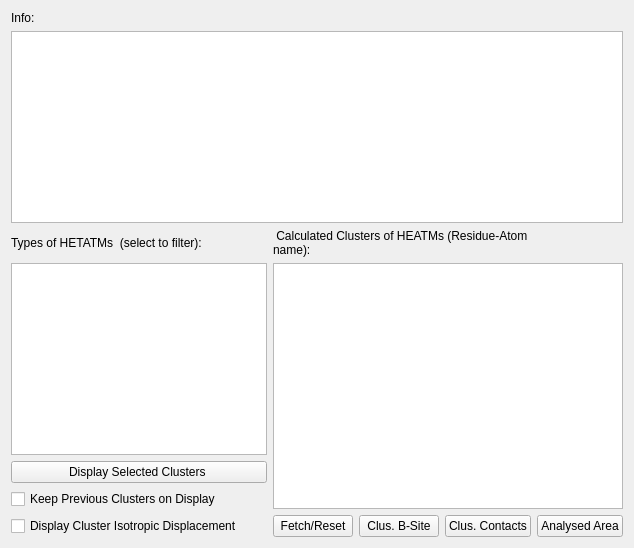
      <widget class="QWidget" name="TabAnalysis">
       <attribute name="title">
        <string>Cluster Analysis</string>
       </attribute>
       <layout class="QGridLayout" name="gridLayout_3">
        <item row="0" column="0">
         <widget class="QLabel" name="LabeInfo">
          <property name="text">
           <string>Info:</string>
          </property>
         </widget>
        </item>
        <item row="1" column="0" colspan="5">
         <widget class="QPlainTextEdit" name="PlainInfo"/>
        </item>
        <item row="2" column="0">
         <widget class="QLabel" name="LabelHetatm">
          <property name="layoutDirection">
           <enum>Qt::LeftToRight</enum>
          </property>
          <property name="frameShape">
           <enum>QFrame::NoFrame</enum>
          </property>
          <property name="text">
           <string>Types of HETATMs  (select to filter):</string>
          </property>
         </widget>
        </item>
        <item row="3" column="0">
         <widget class="QListWidget" name="ListHetatms">
          <property name="maximumSize">
           <size>
            <width>285</width>
            <height>16777215</height>
           </size>
          </property>
         </widget>
        </item>
        <item row="4" column="0">
         <widget class="QPushButton" name="PushDisplay">
          <property name="toolTip">
           <string>Display selected clusters</string>
          </property>
          <property name="text">
           <string>Display Selected Clusters </string>
          </property>
         </widget>
        </item>
        <item row="5" column="0">
         <widget class="QCheckBox" name="CheckKeep">
          <property name="text">
           <string>Keep Previous Clusters on Display</string>
          </property>
          <property name="tristate">
           <bool>false</bool>
          </property>
         </widget>
        </item>
        <item row="6" column="0">
         <widget class="QCheckBox" name="CheckDebye">
          <property name="text">
           <string>Display Cluster Isotropic Displacement</string>
          </property>
         </widget>
        </item>
        <item row="6" column="1">
         <widget class="QPushButton" name="PushFetch">
          <property name="toolTip">
           <string>Reset all object in the PyMOL viewer and fetch the target protein</string>
          </property>
          <property name="text">
           <string>Fetch/Reset</string>
          </property>
         </widget>
        </item>
        <item row="6" column="2">
         <widget class="QPushButton" name="PushBSite">
          <property name="toolTip">
           <string>Display the residues around displayed clusters</string>
          </property>
          <property name="text">
           <string>Clus. B-Site</string>
          </property>
         </widget>
        </item>
        <item row="6" column="3">
         <widget class="QPushButton" name="PushContacts">
          <property name="toolTip">
           <string>Display distances from clusters to closest atoms on close residues</string>
          </property>
          <property name="text">
           <string>Clus. Contacts</string>
          </property>
         </widget>
        </item>
        <item row="6" column="4">
         <widget class="QPushButton" name="PushChain">
          <property name="toolTip">
           <string>Display box around the analysed area</string>
          </property>
          <property name="text">
           <string>Analysed Area</string>
          </property>
         </widget>
        </item>
        <item row="3" column="1" rowspan="3" colspan="4">
         <widget class="QListWidget" name="ListCalculated">
          <property name="alternatingRowColors">
           <bool>true</bool>
          </property>
          <property name="selectionMode">
           <enum>QAbstractItemView::MultiSelection</enum>
          </property>
         </widget>
        </item>
        <item row="2" column="1" colspan="3">
         <widget class="QLabel" name="LabelCalculated">
          <property name="text">
           <string> Calculated Clusters of HEATMs (Residue-Atom name):</string>
          </property>
          <property name="scaledContents">
           <bool>false</bool>
          </property>
          <property name="wordWrap">
           <bool>true</bool>
          </property>
         </widget>
        </item>
       </layout>
      </widget>
